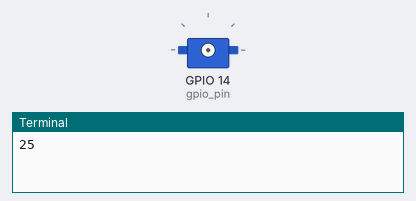
This program was run on a simulated Raspberry Pi (BCM pin numbers). Shown: servo, the last lines printed to the terminal. Servo angles are drawn from the pulse width (0.5 ms = 0°, 2.5 ms = 180°); library files of the repository ran but are not shown: servo.py. At 2.5 s the program stops and its outputs stay as they are.

Above: at 0.1 s.
At 1.1 s:
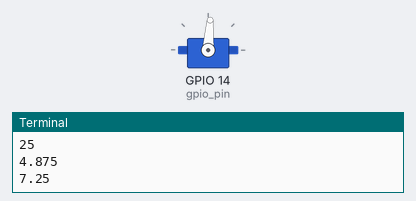
At 1.6 s:
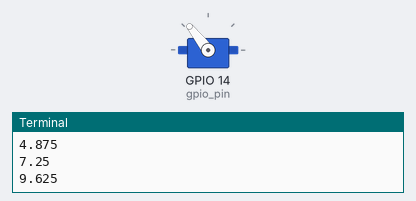
At 2.1 s:
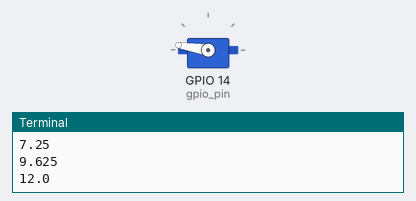
Timing chart, 0 to 3.6 s (numbered marks = the images above):
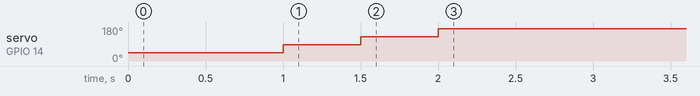

The program:

servo_sample.py
```python
from myPI.servo import SG90

if __name__ == '__main__':

    sg = SG90(gpio_pin=14)

    sg.changeAngle(-90)
    sg.changeAngle(-45)
    sg.changeAngle(-0)
    sg.changeAngle(45)
    sg.changeAngle(90)

    sg.cleanup()
```

Measured:
- by itself, servo on GPIO 14 (gpio_pin): 43° → 86° at 1.0 s, → 128° 0.50 s later, → 171° 0.50 s later
